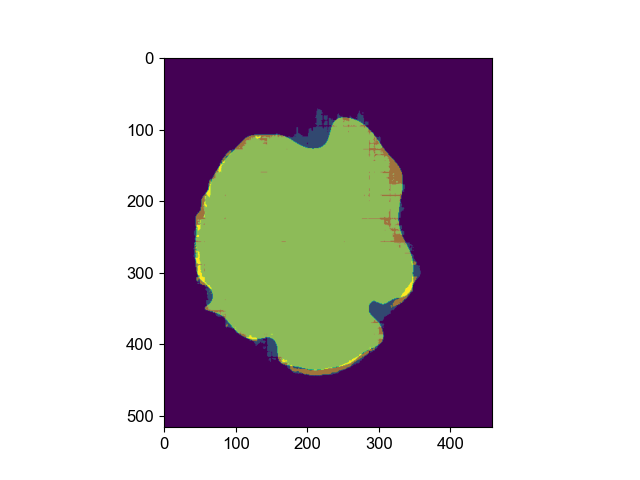
#> input picture test.png, 640 x 480 px, given in place of test.png.tif, which was not available
$ python -i egg_segmentation.py   (imports and definitions only)
#> lines starting #> are read from the running program, lines starting #| are printed output that depends on the picture; after the words box and inside, x2 and y2 are one past the last pixel; in counts of white or black regions, pixels touching at a corner belong together; pictures that were not available may be replaced by others from this repository, and a replacement may not be noted
import numpy as np
import matplotlib.pyplot as plt
import skimage
import skimage.io as io
from scipy.ndimage import binary_fill_holes


def curvature(i, threshold=0.35, opening=50, curve_thresh=0.023):
#> called with i = '../test.png', threshold = 0.35, opening = 50, curve_thresh = 0.023
    img = io.imread(f"/Users/nicholb/Documents/data/egg_data/Td_embryo_dimension{str(i).zfill(2)}.tif")
#> img is the input picture: shape (480, 640, 4); mean R, G, B, A 189.3, 178.3, 186.4, 255
    grayscale = skimage.color.rgb2gray(img)
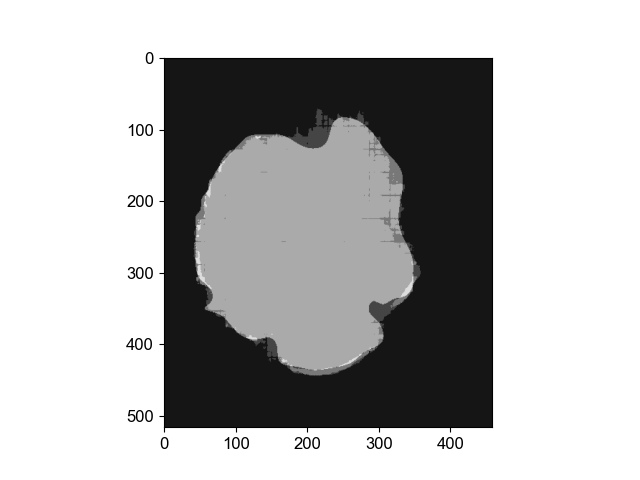
#> grayscale: shape (480, 640) float64; min 0, max 1, mean 0.711
    thresh = np.array(grayscale < threshold).astype(int)*255
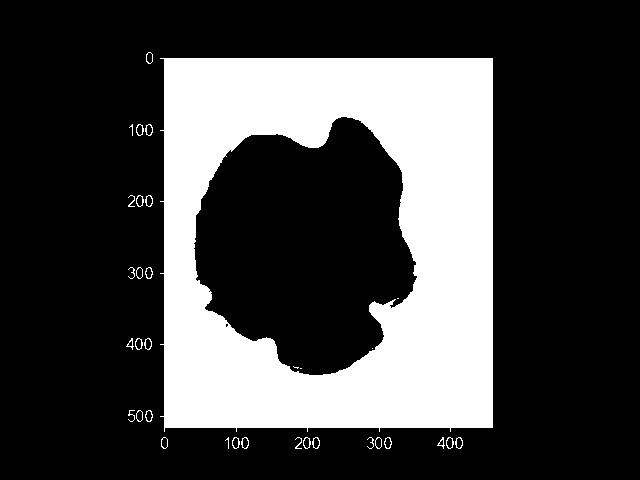
#> thresh: shape (480, 640) int64; 26.5% white; 34 white regions (6 under 20 px), largest, box (x1, y1, x2, y2) and area: (160, 58, 493, 432) 80615, (136, 124, 144, 136) 36, (145, 124, 153, 136) 36
    thresh = binary_fill_holes(thresh)
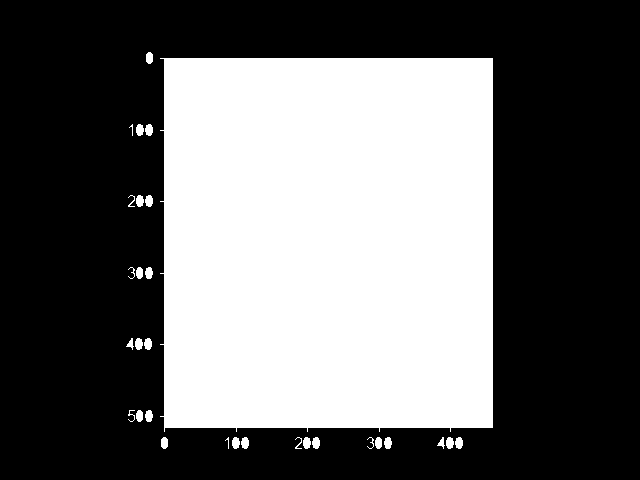
#> thresh: shape (480, 640) bool; 40.2% white; 30 white regions (2 under 20 px), largest, box (x1, y1, x2, y2) and area: (160, 58, 493, 432) 121774, (136, 124, 144, 136) 76, (145, 124, 153, 136) 76
    thresh = skimage.morphology.remove_small_objects(thresh, min_size=10000)
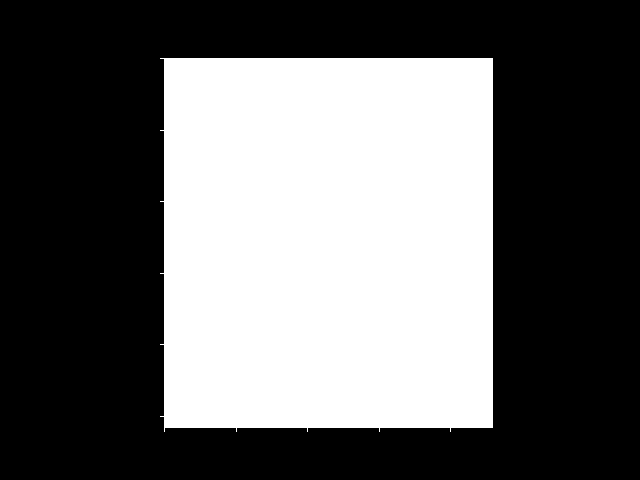
#> thresh: shape (480, 640) bool; 39.6% white; 1 white region, box (x1, y1, x2, y2) and area: (160, 58, 493, 432) 121774
    footprint = skimage.morphology.disk(opening)
    thresh = skimage.morphology.binary_opening(thresh, footprint=footprint)
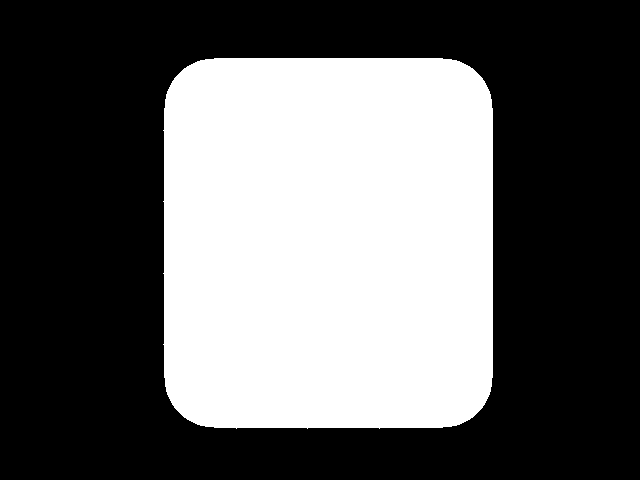
#> thresh: shape (480, 640) bool; 38.9% white; 1 white region, box (x1, y1, x2, y2) and area: (163, 58, 493, 429) 119381
    contours = skimage.measure.find_contours(thresh, 0.5)[0]
#> contours = 1413 pairs, first value 57.5 to 428.5, second value 162.5 to 492.5
    contours = contours[::10]
#> contours = 142 pairs, first value 57.5 to 428.5, second value 163.5 to 492.5
    curvature = np.zeros(len(contours))
#> curvature = 142 values from 0 to 0
    x = contours[:, 1]
#> x = 142 values, max 492.5 at index 98, min 163.5 at index 28, mean 327.3
    y = contours[:, 0]
#> y = 142 values, max 428.5 at index 0, min 57.5 at index 65, mean 244.3
    dx = np.gradient(x)
#> dx = 142 values, max 10 at index 66, min -10 at index 2, mean -0.0599
    ddx = np.gradient(dx)
#> ddx = 142 values, max 1.12 at index 18, min -1.12 at index 90, mean -0.0088
    dy = np.gradient(y)
#> dy = 142 values, max 10 at index 99, min -10 at index 29, mean -0.0106
    ddy = np.gradient(dy)
#> ddy = 142 values, max 1.12 at index 90, min -1.12 at index 18, mean 0.0088
    curvature = np.abs(dx * ddy - dy * ddx)/(dx**2 + dy**2)**1.5
#> curvature = 142 values, max 0.0249 at index 58, min 0 at index 3, mean 0.00573
    plt.title(f"Curvature of the contours of egg {i}")
    plt.imshow(img, cmap="gray")
    plt.scatter(contours[:, 1], contours[:, 0], linewidth=2, c=curvature>curve_thresh)
    plt.show()
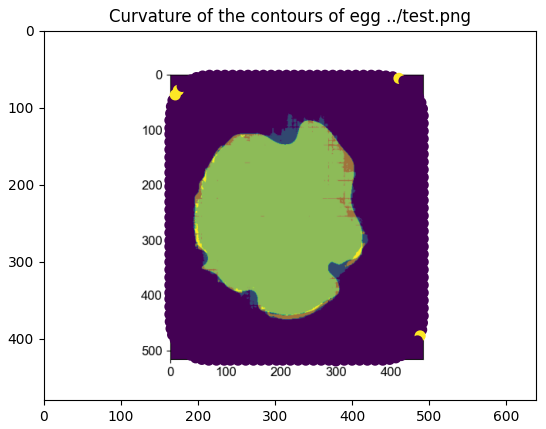
#> figure drawn by matplotlib, 1 panel

# [2 lines not run here, left out]

>>> result = curvature('../test.png')
